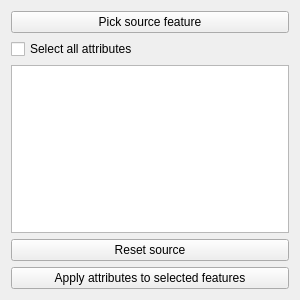
<?xml version="1.0" encoding="UTF-8"?>
<ui version="4.0">
 <class>AttributePainterForm</class>
 <widget class="QWidget" name="AttributePainterForm">
  <property name="geometry">
   <rect>
    <x>0</x>
    <y>0</y>
    <width>300</width>
    <height>300</height>
   </rect>
  </property>
  <property name="minimumSize">
   <size>
    <width>300</width>
    <height>300</height>
   </size>
  </property>
  <property name="maximumSize">
   <size>
    <width>300</width>
    <height>450</height>
   </size>
  </property>
  <property name="windowTitle">
   <string>Form</string>
  </property>
  <layout class="QVBoxLayout" name="verticalLayout">
   <item>
    <widget class="QPushButton" name="PickSource">
     <property name="text">
      <string>Pick source feature</string>
     </property>
    </widget>
   </item>
   <item>
    <widget class="QCheckBox" name="checkBox">
     <property name="text">
      <string>Select all attributes</string>
     </property>
    </widget>
   </item>
   <item>
    <widget class="QTableWidget" name="tableWidget">
     <property name="font">
      <font>
       <pointsize>9</pointsize>
       <weight>75</weight>
       <bold>true</bold>
      </font>
     </property>
     <property name="lineWidth">
      <number>0</number>
     </property>
     <property name="showGrid">
      <bool>false</bool>
     </property>
     <attribute name="verticalHeaderVisible">
      <bool>false</bool>
     </attribute>
     <attribute name="verticalHeaderDefaultSectionSize">
      <number>16</number>
     </attribute>
     <attribute name="verticalHeaderMinimumSectionSize">
      <number>12</number>
     </attribute>
    </widget>
   </item>
   <item>
    <widget class="QPushButton" name="ResetSource">
     <property name="text">
      <string>Reset source</string>
     </property>
    </widget>
   </item>
   <item>
    <widget class="QPushButton" name="PickDestination">
     <property name="text">
      <string>Apply attributes to selected features</string>
     </property>
    </widget>
   </item>
  </layout>
 </widget>
 <resources/>
 <connections/>
</ui>
